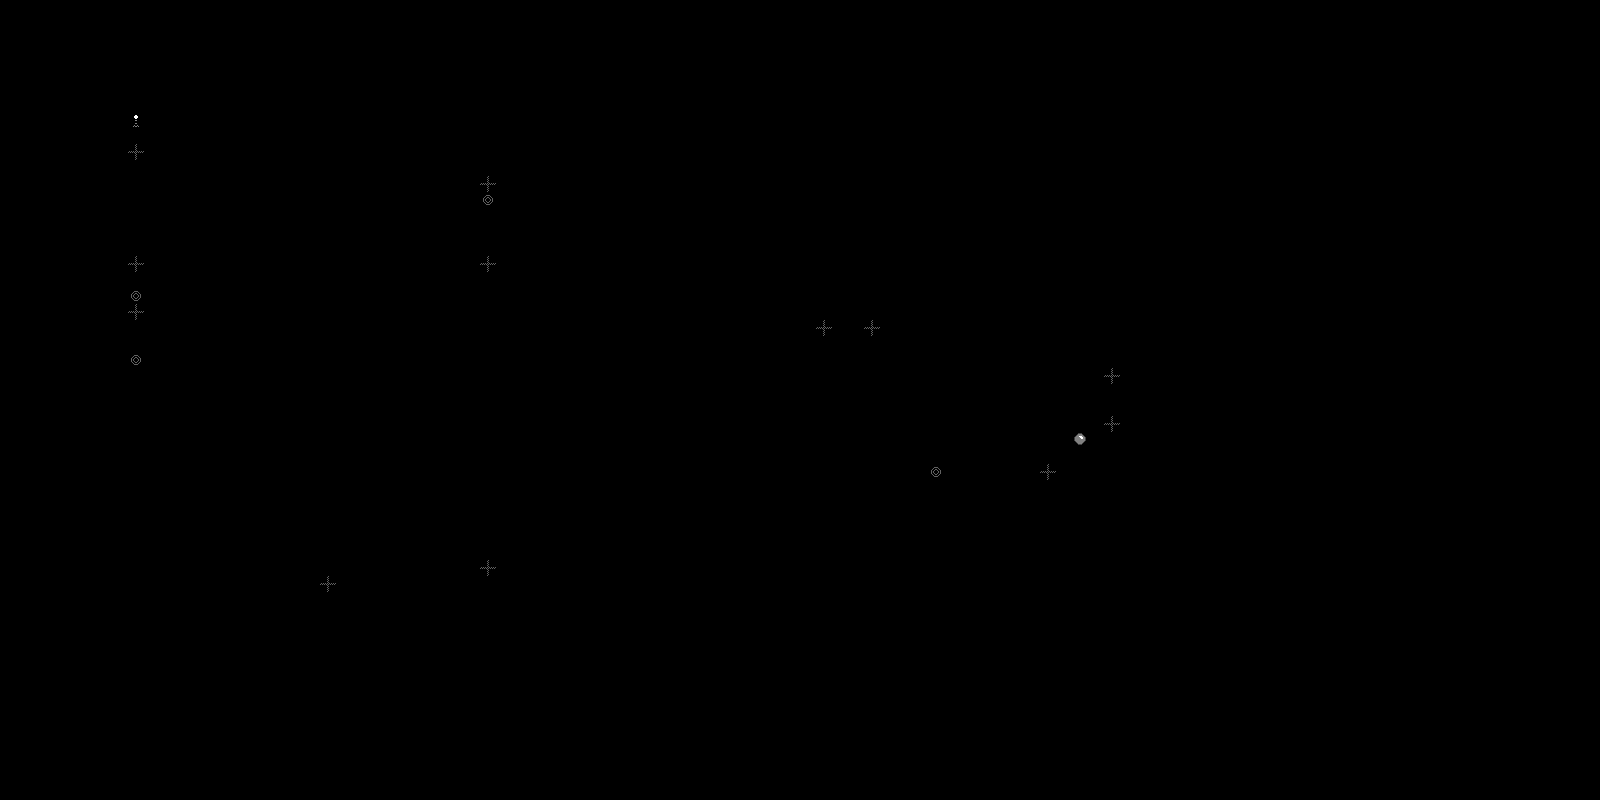

Below is a game level as drawn by its tile map, then a one-line description and the .tmx that defines it (tile-layer data replaced by summaries):
An orthogonal 100x50 tile map with 16x16 px tiles, 1 tile layer (Tile Layer 1).

<map version="1.0" orientation="orthogonal" width="100" height="50" tilewidth="16" tileheight="16">
 <tileset firstgid="1" source="terrain2.tsx" />
 <layer name="Tile Layer 1" width="100" height="50">
  <data>[5000 cells, 440 non-empty, 28 distinct tile ids]</data>
 </layer>
</map>
